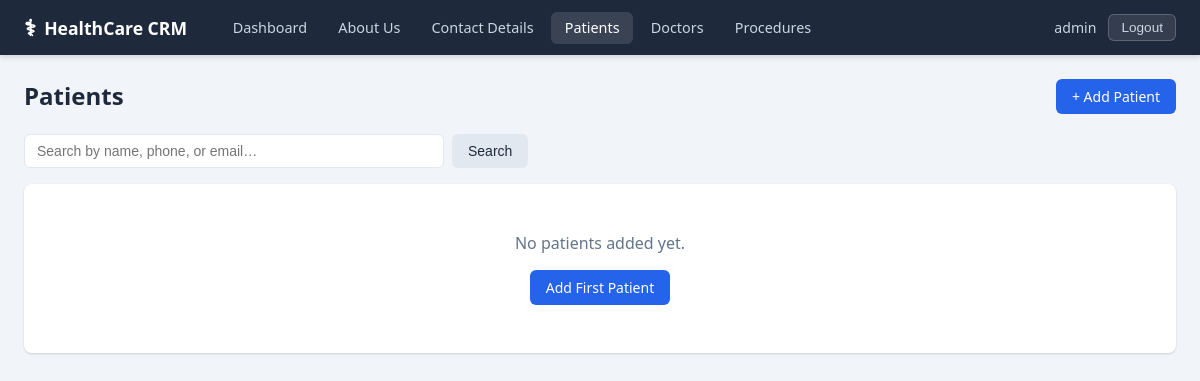
The app's page /patients/ (signed in), older data.
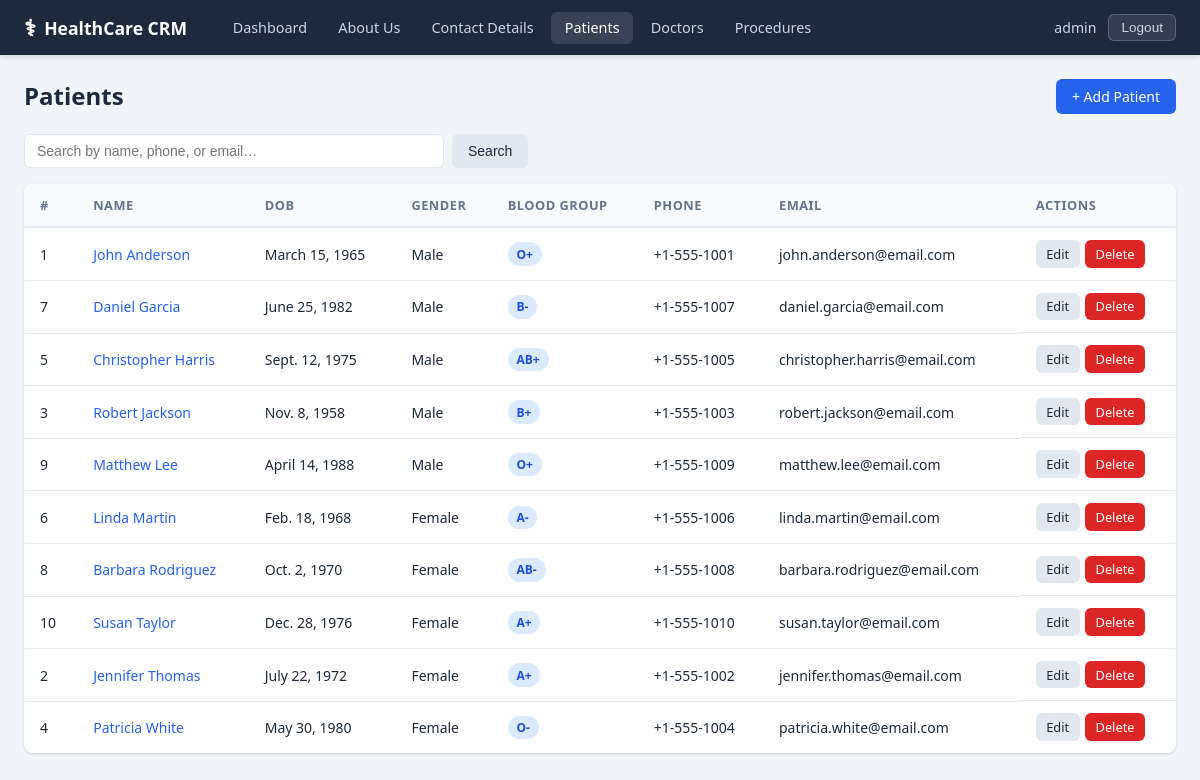
The same page, newer data.
### apps/core/models.py (models this page shows, shortened)
class Patient(models.Model):
    GENDER_CHOICES = [('M', 'Male'), ('F', 'Female'), ('O', 'Other')]
    BLOOD_GROUP_CHOICES = [
        ('A+', 'A+'), ('A-', 'A-'),
        ('B+', 'B+'), ('B-', 'B-'),
        ('AB+', 'AB+'), ('AB-', 'AB-'),
        ('O+', 'O+'), ('O-', 'O-'),
        ('Unknown', 'Unknown'),
    ]
    first_name = models.CharField(max_length=100)
    last_name = models.CharField(max_length=100)
    date_of_birth = models.DateField()
    gender = models.CharField(max_length=1, choices=GENDER_CHOICES)
    blood_group = models.CharField(
        max_length=10, choices=BLOOD_GROUP_CHOICES, default='Unknown'
    )
    phone = models.CharField(max_length=20)
    email = models.EmailField(blank=True)
    address = models.TextField(blank=True)
    emergency_contact_name = models.CharField(max_length=150, blank=True)
    emergency_contact_phone = models.CharField(max_length=20, blank=True)
    created_at = models.DateTimeField(auto_now_add=True)
    class Meta:
        ordering = ['last_name', 'first_name']
    @property
    def full_name(self):
        return f'{self.first_name} {self.last_name}'

### apps/core/views.py (the view, shortened to what this page needs)
# urls.py: path('patients/', views.patient_list, name='patient_list'),
@login_required
def patient_list(request):
    query = request.GET.get('q', '').strip()
    patients = Patient.objects.all()
    return render(request, 'patients/list.html', {'patients': patients, 'query': query})

### templates/patients/list.html (shortened to what this page needs)
{% extends 'base.html' %}
{% block content %}
<div class="page-header">
  <h2>Patients</h2>
  <a href="{% url 'patient_create' %}" class="btn btn-primary">+ Add Patient</a>
</div>
<form method="get" class="search-bar">
  <input type="text" name="q" value="{{ query }}" placeholder="Search by name, phone, or email…" class="form-input search-input" />
  <button type="submit" class="btn btn-secondary">Search</button>
</form>
{% if patients %}
<table class="table">
  <thead>
    <tr>
      <th>#</th><th>Name</th><th>DOB</th><th>Gender</th>
      <th>Blood Group</th><th>Phone</th><th>Email</th><th>Actions</th>
    </tr>
  </thead>
  <tbody>
    {% for p in patients %}
    <tr>
      <td>{{ p.pk }}</td>
      <td><a href="{% url 'patient_detail' p.pk %}" class="table-link">{{ p.full_name }}</a></td>
      <td>{{ p.date_of_birth }}</td>
      <td>{{ p.get_gender_display }}</td>
      <td><span class="badge badge-blue">{{ p.blood_group }}</span></td>
      <td>{{ p.phone }}</td>
      <td>{{ p.email|default:"—" }}</td>
      <td class="actions">
        <a href="{% url 'patient_edit' p.pk %}" class="btn btn-sm btn-secondary">Edit</a>
        <a href="{% url 'patient_delete' p.pk %}" class="btn btn-sm btn-danger">Delete</a>
      </td>
    </tr>
    {% endfor %}
  </tbody>
</table>
{% else %}
<div class="empty-state">
  <p>{% if query %}No patients found for "{{ query }}".{% else %}No patients added yet.{% endif %}</p>
  {% if not query %}<a href="{% url 'patient_create' %}" class="btn btn-primary">Add First Patient</a>{% endif %}
</div>
{% endif %}
{% endblock %}

Row changes from the older to the newer data that the page shows:
added Patient: pk "1", full_name "John Anderson", date_of_birth "March 15, 1965", gender "Male", blood_group "O+", phone "+1-555-1001", email "john.anderson@email.com"
added Patient: pk "7", full_name "Daniel Garcia", date_of_birth "June 25, 1982", gender "Male", blood_group "B-", phone "+1-555-1007", email "daniel.garcia@email.com"
added Patient: pk "5", full_name "Christopher Harris", date_of_birth "Sept. 12, 1975", gender "Male", blood_group "AB+", phone "+1-555-1005", email "christopher.harris@email.com"
added Patient: pk "3", full_name "Robert Jackson", date_of_birth "Nov. 8, 1958", gender "Male", blood_group "B+", phone "+1-555-1003", email "robert.jackson@email.com"
added Patient: pk "9", full_name "Matthew Lee", date_of_birth "April 14, 1988", gender "Male", blood_group "O+", phone "+1-555-1009", email "matthew.lee@email.com"
added Patient: pk "6", full_name "Linda Martin", date_of_birth "Feb. 18, 1968", gender "Female", blood_group "A-", phone "+1-555-1006", email "linda.martin@email.com"
added Patient: pk "8", full_name "Barbara Rodriguez", date_of_birth "Oct. 2, 1970", gender "Female", blood_group "AB-", phone "+1-555-1008", email "barbara.rodriguez@email.com"
added Patient: pk "10", full_name "Susan Taylor", date_of_birth "Dec. 28, 1976", gender "Female", blood_group "A+", phone "+1-555-1010", email "susan.taylor@email.com"
added Patient: pk "2", full_name "Jennifer Thomas", date_of_birth "July 22, 1972", gender "Female", blood_group "A+", phone "+1-555-1002", email "jennifer.thomas@email.com"
added Patient: pk "4", full_name "Patricia White", date_of_birth "May 30, 1980", gender "Female", blood_group "O-", phone "+1-555-1004", email "patricia.white@email.com"
Text that changed along with them:
text no longer shown: "No patients added yet. Add First Patient"
text now shown: "# NAME DOB GENDER BLOOD GROUP PHONE EMAIL ACTIONS"
